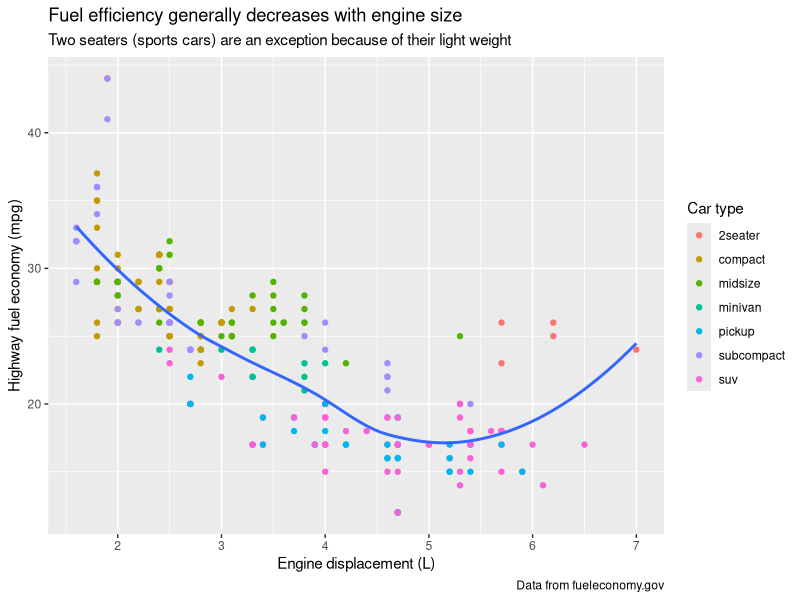
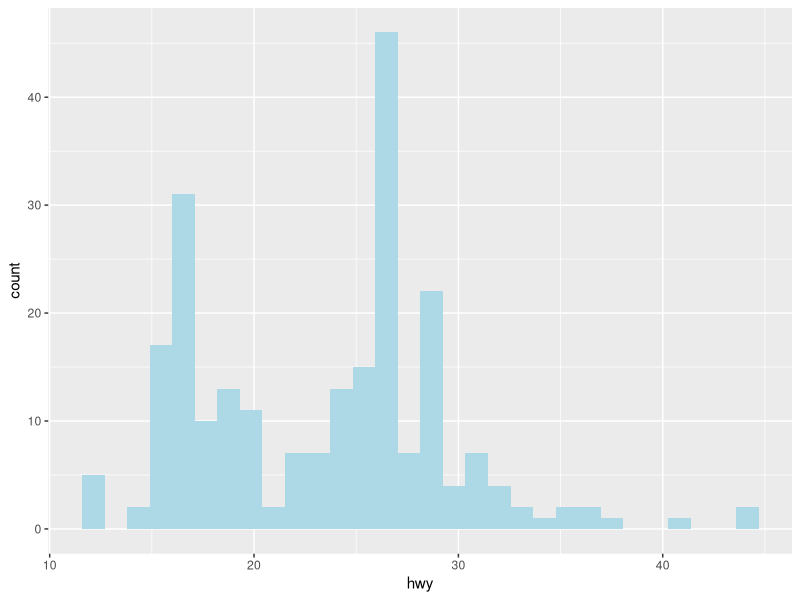

The R source for these figures, in order:
## ---- chunk 1
library(tidyverse)
## ---- chunk 2
ggplot(mpg, aes(displ, hwy)) +
  geom_point(aes(color = class)) +
  geom_smooth(se = FALSE) +
  labs(
    title = "Fuel efficiency generally decreases with engine size",
    subtitle = "Two seaters (sports cars) are an exception because of their light weight",
    caption = "Data from fueleconomy.gov",
    x = "Engine displacement (L)",
    y = "Highway fuel economy (mpg)",
    color = "Car type"
  )
## ---- chunk 3
ggplot(data = mpg, aes(x = hwy)) +
  geom_histogram(fill = "lightblue")
